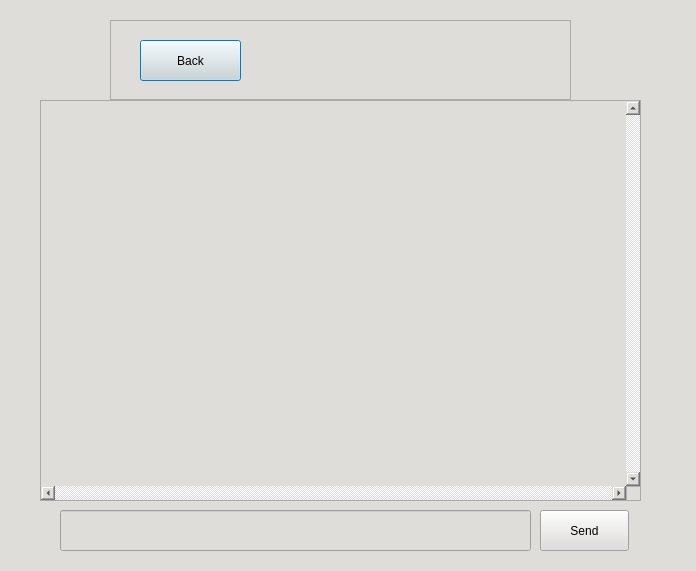
<?xml version="1.0" encoding="UTF-8"?>
<ui version="4.0">
 <class>ChatWindowDialog</class>
 <widget class="QDialog" name="ChatWindowDialog">
  <property name="geometry">
   <rect>
    <x>0</x>
    <y>0</y>
    <width>696</width>
    <height>571</height>
   </rect>
  </property>
  <property name="windowTitle">
   <string>Dialog</string>
  </property>
  <property name="styleSheet">
   <string notr="true">background-color: rgb(222, 221, 218);</string>
  </property>
  <widget class="QFrame" name="frame">
   <property name="geometry">
    <rect>
     <x>110</x>
     <y>20</y>
     <width>461</width>
     <height>80</height>
    </rect>
   </property>
   <property name="frameShape">
    <enum>QFrame::StyledPanel</enum>
   </property>
   <property name="frameShadow">
    <enum>QFrame::Raised</enum>
   </property>
   <widget class="QPushButton" name="BackButton">
    <property name="geometry">
     <rect>
      <x>30</x>
      <y>20</y>
      <width>101</width>
      <height>41</height>
     </rect>
    </property>
    <property name="text">
     <string>Back</string>
    </property>
   </widget>
   <widget class="QWidget" name="verticalLayoutWidget">
    <property name="geometry">
     <rect>
      <x>280</x>
      <y>10</y>
      <width>160</width>
      <height>61</height>
     </rect>
    </property>
    <layout class="QVBoxLayout" name="verticalLayout"/>
   </widget>
  </widget>
  <widget class="QTextBrowser" name="textBrowser">
   <property name="geometry">
    <rect>
     <x>40</x>
     <y>100</y>
     <width>601</width>
     <height>401</height>
    </rect>
   </property>
  </widget>
  <widget class="QTreeWidget" name="MessageList">
   <property name="geometry">
    <rect>
     <x>40</x>
     <y>100</y>
     <width>601</width>
     <height>401</height>
    </rect>
   </property>
   <property name="verticalScrollBarPolicy">
    <enum>Qt::ScrollBarAlwaysOn</enum>
   </property>
   <property name="horizontalScrollBarPolicy">
    <enum>Qt::ScrollBarAlwaysOn</enum>
   </property>
   <property name="indentation">
    <number>5</number>
   </property>
   <property name="animated">
    <bool>true</bool>
   </property>
   <property name="allColumnsShowFocus">
    <bool>false</bool>
   </property>
   <property name="headerHidden">
    <bool>true</bool>
   </property>
   <property name="columnCount">
    <number>1</number>
   </property>
   <column>
    <property name="text">
     <string notr="true">1</string>
    </property>
   </column>
  </widget>
  <widget class="QLineEdit" name="MessageBox">
   <property name="geometry">
    <rect>
     <x>60</x>
     <y>510</y>
     <width>471</width>
     <height>41</height>
    </rect>
   </property>
  </widget>
  <widget class="QPushButton" name="SendButton">
   <property name="geometry">
    <rect>
     <x>540</x>
     <y>510</y>
     <width>89</width>
     <height>41</height>
    </rect>
   </property>
   <property name="text">
    <string>Send</string>
   </property>
  </widget>
 </widget>
 <resources/>
 <connections/>
</ui>
